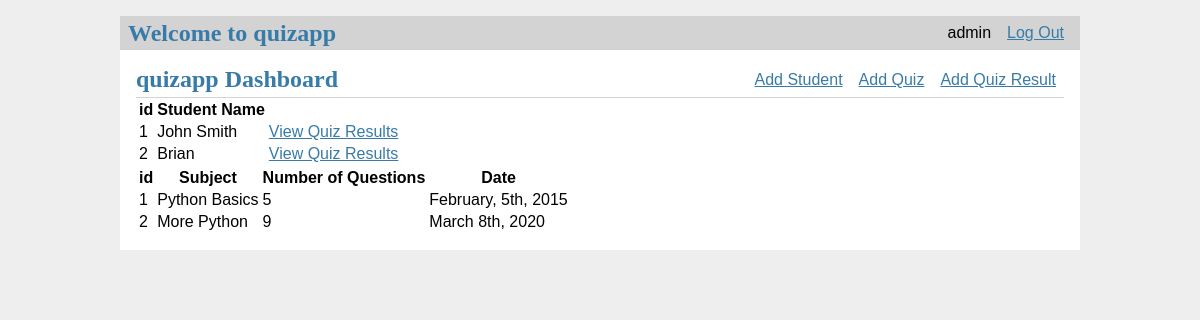
Screenshot of / (signed in) with the database file from the repository.
### tables this page shows
CREATE TABLE user (
  id INTEGER PRIMARY KEY AUTOINCREMENT,
  username TEXT UNIQUE NOT NULL,
  password TEXT NOT NULL
);

CREATE TABLE students (
    id INTEGER PRIMARY KEY AUTOINCREMENT, 
    name TEXT
    );

CREATE TABLE quizzes (
    quiz_id INTEGER PRIMARY KEY AUTOINCREMENT, 
    subject TEXT NOT NULL, 
    length INTEGER NOT NULL, 
    date TEXT NOT NULL);

### quizapp.py (the view)
@app.route('/')
def index():
    db = get_db()
    students = db.execute(
        'SELECT id, name FROM students'
    ).fetchall()
    quizzes = db.execute(
        'SELECT quiz_id, subject, length, date FROM quizzes'
    ).fetchall()
    return render_template('dashboard/dashboard.html', students=students, quizzes=quizzes)

### quizapp.py (called while the page is built)
def get_db():
    db = lite.connect(
        app.config['DATABASE'],
        detect_types=lite.PARSE_DECLTYPES
        )
    db.row_factory = lite.Row
    return db

@app.before_request
def load_logged_in_user():
    user_id = session.get('user_id')
    if user_id is None:
        g.user = None
    else:
        g.user = get_db().execute(
            'SELECT * FROM user WHERE id = ?', (user_id,)
        ).fetchone()

### templates/dashboard/dashboard.html
{% extends 'base.html' %}
{% block header %}
  <h1>{% block title %}quizapp Dashboard{% endblock %}</h1>
  {% if g.user %}
    <a class="action" href="/student/add">Add Student</a>
    <a class="action" href="/quiz/add">Add Quiz</a>
    <a class="action" href="/result/add">Add Quiz Result</a>
  {% endif %}
{% endblock %}
{% block content %}
    <table>
        <tr>
            <th>id</th>
            <th>Student Name</th>
        </tr>
        {% for student in students %}
            <tr>
                <td>{{ student['id'] }}</td>
                <td>{{ student['name'] }}</td>
                <td><a class="action" href="{{ url_for('view_results', id=student['id']) }}">View Quiz Results</a></td>
            </tr>
        {% endfor %}
    </table>
    <table>
        <tr>
            <th>id</th>
            <th>Subject</th>
            <th>Number of Questions</th>
            <th>Date</th>
        </tr>
        {% for quiz in quizzes %}
            <tr>
                <td>{{ quiz['quiz_id'] }}</td>
                <td>{{ quiz['subject'] }}</td>
                <td>{{ quiz['length'] }}</td>
                <td>{{ quiz['date'] }}</td>
            </tr>
        {% endfor %}
    </table>
{% endblock %}

### templates/base.html (shortened to what this page needs)
<!doctype html>
<link rel="stylesheet" href="{{ url_for('static', filename='style.css') }}">
<nav>
  <h1>Welcome to quizapp</h1>
  <ul>
    {% if g.user %}
      <li><span>{{ g.user['username'] }}</span>
      <li><a href="{{ url_for('logout') }}">Log Out</a>
    {% else %}
      <li><a href="{{ url_for('register') }}">Register</a>
      <li><a href="{{ url_for('login') }}">Log In</a>
    {% endif %}
  </ul>
</nav>
<section class="content">
  <header>
    {% block header %}{% endblock %}
  </header>
  {% block content %}{% endblock %}
</section>

### static/style.css (style rules this page uses)
h1 { font-family: serif; color: #377ba8; margin: 1rem 0; }
a { color: #377ba8; }
nav { background: lightgray; display: flex; align-items: center; padding: 0 0.5rem; }
nav h1 { flex: auto; margin: 0; }
nav ul { display: flex; list-style: none; margin: 0; padding: 0; }
nav ul li a, nav ul li span, header .action { display: block; padding: 0.5rem; }
.content { padding: 0 1rem 1rem; }
.content > header { border-bottom: 1px solid lightgray; display: flex; align-items: flex-end; }
.content > header h1 { flex: auto; margin: 1rem 0 0.25rem 0; }
.content:last-child { margin-bottom: 0; }

### rows the page displays
user: user.username "admin"
students: id "1", name "John Smith"
students: id "2", name "Brian"
quizzes: quiz_id "1", subject "Python Basics", length "5", date "February, 5th, 2015"
quizzes: quiz_id "2", subject "More Python", length "9", date "March 8th, 2020"
